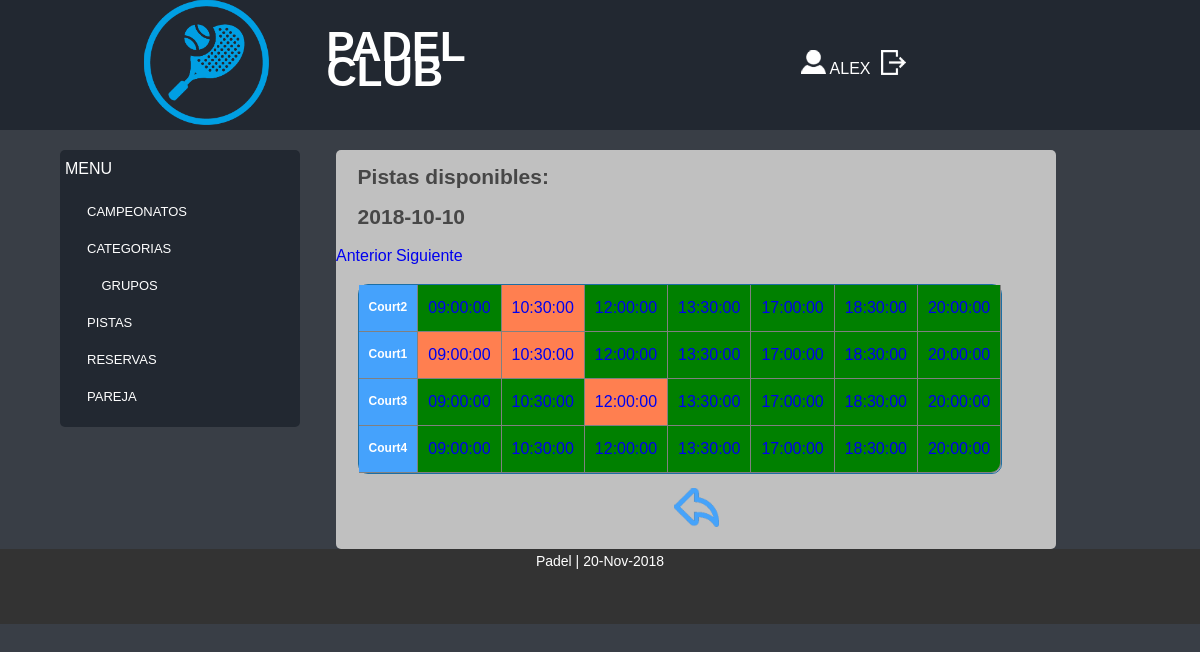
Before: /Controllers/PISTAS_Controller.php (signed in) with the older database file.
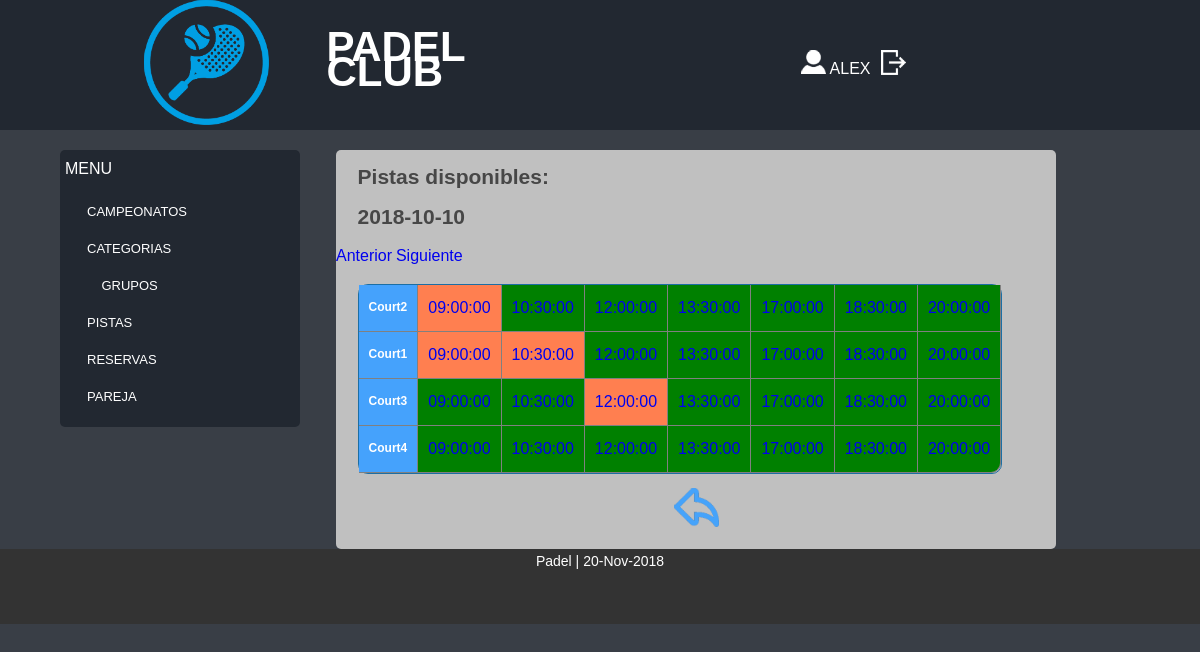
After: the same page with the newer database file.
### Models/PISTAS_Model.php (called while the page is built, shortened)
<?php
class PISTAS_Model {
	var $fecha;
function __construct($idPista, $restriccion, $nombre, $hora, $fecha){
	$this->fecha = $fecha;
	include_once 'Access_DB.php';
	$this->mysqli = ConnectDB();
}
function _SHOWALL(){
	$sql = "SELECT * FROM PISTA WHERE (fecha = '$this->fecha') ORDER BY hora";
	$result = $this->mysqli->query($sql);
	if($result ->num_rows >0){
		$j = 0;
		while($tupla = mysqli_fetch_assoc($result)){
		   $tuplas[$j] = $tupla;
		   $j++;
		}
		return $tuplas;
	}
	else{
		return  false;
	}
}
function _SHOWNAMES(){
	$sql = "SELECT DISTINCT nombre FROM PISTA";
	$result = $this->mysqli->query($sql);
	if($result ->num_rows >0){
		$j = 0;
		while($tupla = mysqli_fetch_assoc($result)){
		   $tuplas[$j] = $tupla;
		   $j++;
		}
		return $tuplas;
	}
	else{
		return  false;
	}
}
}
?>

### Models/Access_DB.php (called while the page is built)
<?php
function ConnectDB()
{
    $mysqli = new mysqli("", 'root', '' , 'ABP_11');
	if ($mysqli->connect_errno) {
		include '../View/MESSAGE_View.php';
		new MESSAGE("Fallo al conectar a MySQL: (" . $mysqli->connect_errno . ") " . $mysqli->connect_error, './index.php');
		return false;
	}
	else{
		return $mysqli;
	}
}
?>

### Views/PISTA_SHOWALL_View.php (the view)
<?php
class PISTA_SHOWALL {
	function __construct($lista,$pistas,$array,$volver){
		$this->lista = $lista;
		$this->pistas = $pistas;
		$this->datos = $array;
		$this->volver = $volver;
		$this->render();
	}
	function render(){
		include 'Header.php';
?>
<div style="overflow-x:auto;">
				<h2>Pistas disponibles:</h2>
	<?php
		echo "<h2>".$this->datos[0]['fecha']."</h2>";
	echo '<a href="'.$_SERVER['PHP_SELF'].'?action=PREVDAY&fecha='.$this->datos[0]['fecha'].'">Anterior</a>&nbsp';
	 echo '<a href="'.$_SERVER['PHP_SELF'].'?action=NEXTDAY&fecha='.$this->datos[0]['fecha'].'">Siguiente</a>';
		?>
		<table class="tablas separador">
						<tr>
						<?php
						for($j=0;$j<count($this->pistas);$j++){
							echo "<tr><th>".$this->pistas[$j]['nombre']."</th>";
							for($i=0; $i<count($this->datos);$i++){
								if($this->datos[$i]['nombre'] == $this->pistas[$j]['nombre']){
									if($this->datos[$i]['restriccion']){
										echo "<td style='background-color: coral;'>";
									}else{
										echo "<td style='background-color: green;'>";
									}
									echo "<a href=".$_SERVER['PHP_SELF'].'?action=SHOWCURRENT&'.($this->lista)[0].'='.$this->datos[$i]["idPista"].'>'.$this->datos[$i]["hora"]."</a></td>";
								}
							}
							echo "</tr>";
						}
							?>
					</table>
					<?php
								 echo "<p align='center'><a href=".$this->volver."><img src='../Views/images/atras.png' title='Atrás' alt='Atrás'></a></p>";
					?>
</div>
<?php
	include 'Footer.php';
	}
}
?>

Changed rows visible on the page:
changed pista (number 2 of 28 on the later page): restriccion 0 → 1 (drawn)
changed pista (number 3 of 28 on the later page): restriccion 1 → 0 (drawn)
